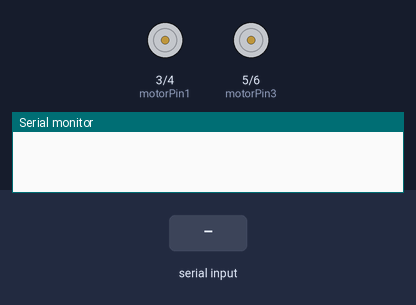
The sketch below on a simulated Arduino Uno, built with avr-gcc and run on an emulated ATmega328P. Parts: motor-driver pin pairs drawn as motors (green arrow = first pin HIGH = forward, orange = second pin HIGH = backward, longer = more drive), the last lines printed to the serial monitor. Inputs (shaded band) come from the test bench.

Above: at 1.2 s.
1.3 s: "F" received over Serial
At 1.6 s:
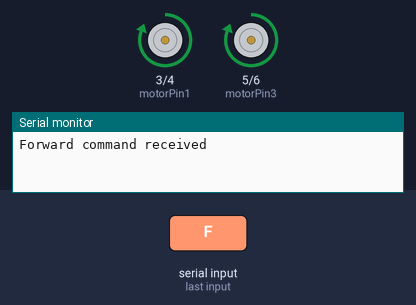
2.8 s: "S" received over Serial
At 3.9 s:
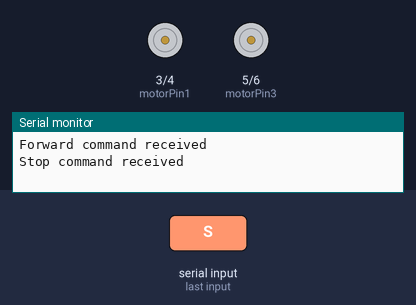
Timing chart, 0 to 5.8 s (numbered marks = the images above; inputs shaded):
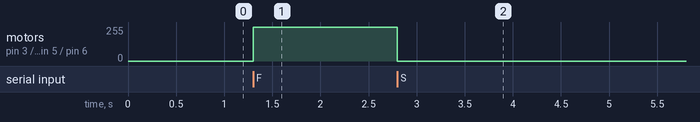

Measured:
- after the input at 1.3 s, motor on pin 3 (motorPin1) / pin 4 (motorPin2), motor on pin 5 (motorPin3) / pin 6 (motorPin4): stopped → forward 255/255 at once
- after the input at 2.8 s, motor on pin 3 (motorPin1) / pin 4 (motorPin2), motor on pin 5 (motorPin3) / pin 6 (motorPin4): forward 255/255 → stopped at once

The sketch:

simplemotor.ino
```cpp
int motorPin1 = 3;
int motorPin2 = 4;
int motorPin3 = 5;
int motorPin4 = 6;
//int enablePin = 5; // ENA connected to D5

void setup() {
    Serial.begin(9600);  // Initialize serial communication at 9600 baud
    pinMode(motorPin1, OUTPUT);
    pinMode(motorPin2, OUTPUT);
    pinMode(motorPin3, OUTPUT);
    pinMode(motorPin4, OUTPUT);
}

void loop() {
  if (Serial.available() > 0) {
    char command = Serial.read();  // Read the incoming command from Python code
    if (command == 'F') {
      // Move motor forward
      digitalWrite(motorPin1, HIGH);
      digitalWrite(motorPin2, LOW);
      digitalWrite(motorPin3, HIGH);
      digitalWrite(motorPin4, LOW); // To reverse motor, just set 3 to LOW and 4 to HIGH
      Serial.println("Forward command received");
    } else if (command == 'S') {
      // Stop motor
      digitalWrite(motorPin1, LOW);
      digitalWrite(motorPin2, LOW);
      digitalWrite(motorPin3, LOW);
      digitalWrite(motorPin4, LOW);
      Serial.println("Stop command received");
    }
  }
}
```
